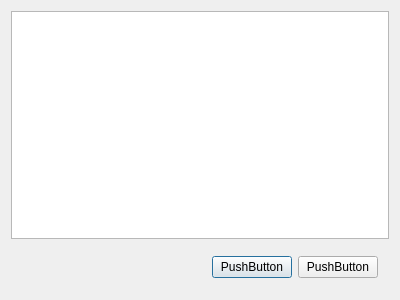
<?xml version="1.0" encoding="UTF-8"?>
<ui version="4.0">
 <class>Dialog</class>
 <widget class="QDialog" name="Dialog">
  <property name="geometry">
   <rect>
    <x>0</x>
    <y>0</y>
    <width>400</width>
    <height>300</height>
   </rect>
  </property>
  <property name="windowTitle">
   <string>UbuntuOneWatcher (C) 2010 Richel Bilderbeek</string>
  </property>
  <layout class="QVBoxLayout" name="verticalLayout">
   <item>
    <widget class="QPlainTextEdit" name="plainTextEdit"/>
   </item>
   <item>
    <widget class="QWidget" name="widget" native="true">
     <layout class="QHBoxLayout" name="horizontalLayout">
      <item>
       <spacer name="horizontalSpacer">
        <property name="orientation">
         <enum>Qt::Horizontal</enum>
        </property>
        <property name="sizeHint" stdset="0">
         <size>
          <width>163</width>
          <height>20</height>
         </size>
        </property>
       </spacer>
      </item>
      <item>
       <widget class="QPushButton" name="pushButton">
        <property name="text">
         <string>PushButton</string>
        </property>
       </widget>
      </item>
      <item>
       <widget class="QPushButton" name="pushButton_2">
        <property name="text">
         <string>PushButton</string>
        </property>
       </widget>
      </item>
     </layout>
    </widget>
   </item>
  </layout>
 </widget>
 <layoutdefault spacing="6" margin="11"/>
 <resources/>
 <connections/>
</ui>
